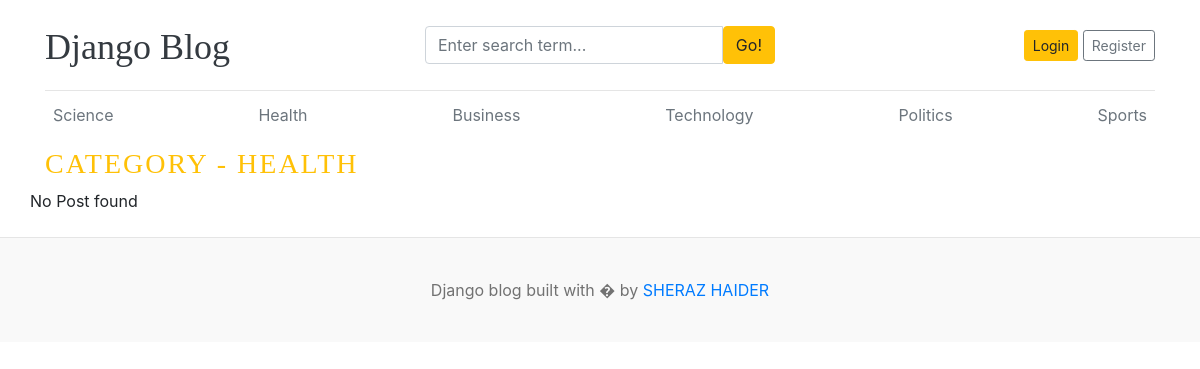
The app's page /category/4/ with its own data.
### blogs/models.py (models this page shows, shortened)
class Catagory(models.Model):
    catagory_name = models.CharField(max_length=50, unique=True)
    created_at = models.DateTimeField(auto_now_add=True)
    updated_at = models.DateTimeField(auto_now=True)
    class Meta:
        verbose_name_plural = "Catagories"

### blogs/views.py (the view)
# urls.py: path('<int:catagory_id>/', views.posts_by_catagory, name='posts_by_catagory'),
def posts_by_catagory(request, catagory_id):
    posts = Blog.objects.filter(catagory=catagory_id, status='published')
    catagory = get_object_or_404(Catagory, pk=catagory_id)
    context = {
        "posts": posts,
        "catagory": catagory,  # selected category
    }
    return render(request, "posts_by_catagory.html", context)

### blogs/context_processors.py (called while the page is built)
def get_catagories(request):
    catagories = Catagory.objects.all()
    return dict(catagories=catagories)

def get_social_links(request):
    social_links = SocialLink.objects.all()
    return dict(social_links=social_links)

### templates/posts_by_catagory.html (shortened to what this page needs)
{% extends "base.html" %}
{% block content %}
<h3 class = "text-uppercase text-warning" style="letter-spacing: 2px;">Category - {{ catagory.catagory_name }}</h3>
  <div class="row mb-2">
    {% if posts %}
    {% for post in posts %}
    <div class="col-md-6">
      <div class="card border-0" >
        <div class="card-body">
          <h3><a href="{% url 'blogs' post.slug %}" class="text-dark">{{ post.title }}</a></h3>
          <small class="mb-1 text-muted">{{ post.created_at|timesince }} ago | {{ post.author }}</small>
          <p class="card-text">{{ post.short_description | truncatewords:25 }}</p>
        </div>
      </div>
    </div>
    {% endfor %}
    {% else %}
    <p>No Post found</p>
    {% endif %}
  </div>
</div>
{% endblock content %}

### templates/base.html (shortened to what this page needs)
{% load static %}
<!DOCTYPE html>
<html lang="en">
<head>
    <link href="https://getbootstrap.com/docs/4.0/dist/css/bootstrap.min.css" rel="stylesheet">
    <link href="{% static 'css/blog.css' %}" rel="stylesheet">
  </head>
<body>
    <div class="container">
      <header class="blog-header py-3">
        <div class="row flex-nowrap justify-content-between align-items-center">
          <div class="col-4 pt-1">
            <a class="blog-header-logo text-dark" href="/">Django Blog</a>
          </div>
          <div class="col-4">
            <form action="{% url 'search' %}" method="GET">
              <div class="input-group">
                        <input class="form-control" type="text" name="keyword" value="{{ keyword }}" placeholder="Enter search term..." aria-label="Enter search term..." aria-describedby="button-search" />
                        <button type="submit" class="btn btn-warning" id="button-search" type="button">Go!</button>
                    </div>
            </form>
          </div>
          <div class="col-4 d-flex justify-content-end align-items-center">
            <a class="btn btn-sm btn-warning" href="#">Login</a> &nbsp;
            <a class="btn btn-sm btn-outline-secondary" href="#">Register</a>
          </div>
        </div>
      </header>
      <div class="nav-scroller py-1 mb-2">
        <nav class="nav d-flex justify-content-between">
            {% for cat in catagories %}
          <a class="p-2 text-muted" href="{% url 'posts_by_catagory' cat.id %}">{{ cat.catagory_name }}</a>
            {% endfor %}
        </nav>
      </div>
{% block content %}{% endblock content %}
<footer class="blog-footer">
  <p>Django blog built with � by <a href="#">SHERAZ HAIDER</a></p>
</footer>
</body>
</html>

### blog_main/static/css/blog.css (style rules this page uses)
.blog-header { border-bottom: 1px solid #e5e5e5; }
.blog-header-logo { font-family: "Playfair Display", Georgia, "Times New Roman", serif; font-size: 2.25rem; }
h1, h2, h3, h4, h5, h6 { font-family: "Playfair Display", Georgia, "Times New Roman", serif; }
.blog-footer { padding: 2.5rem 0; color: #727272; text-align: center; background-color: #f9f9f9; border-top: .05rem solid #e5e5e5; }
.blog-footer p:last-child { margin-bottom: 0; }

### records on screen
Catagory: catagory_name "Science"
Catagory: catagory_name "Health", catagory_name "HEALTH"
Catagory: catagory_name "Business"
Catagory: catagory_name "Technology"
Catagory: catagory_name "Politics"
Catagory: catagory_name "Sports"
